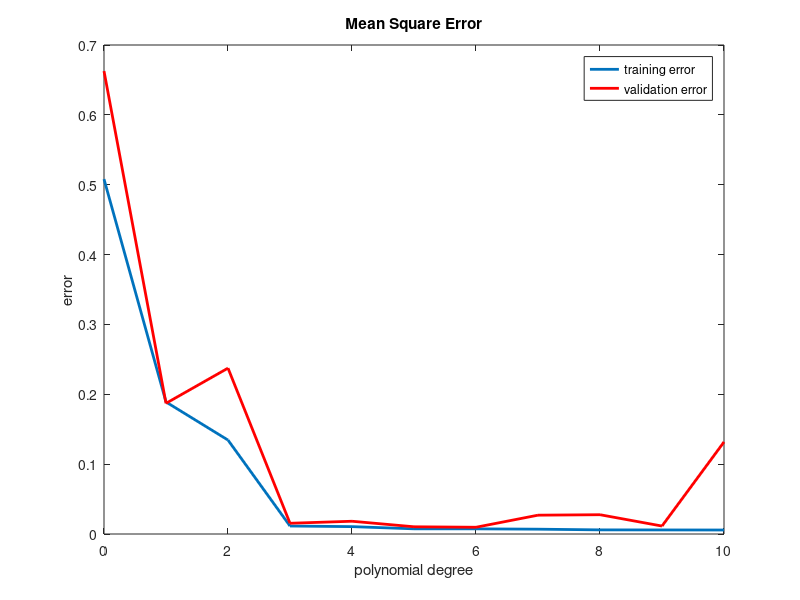
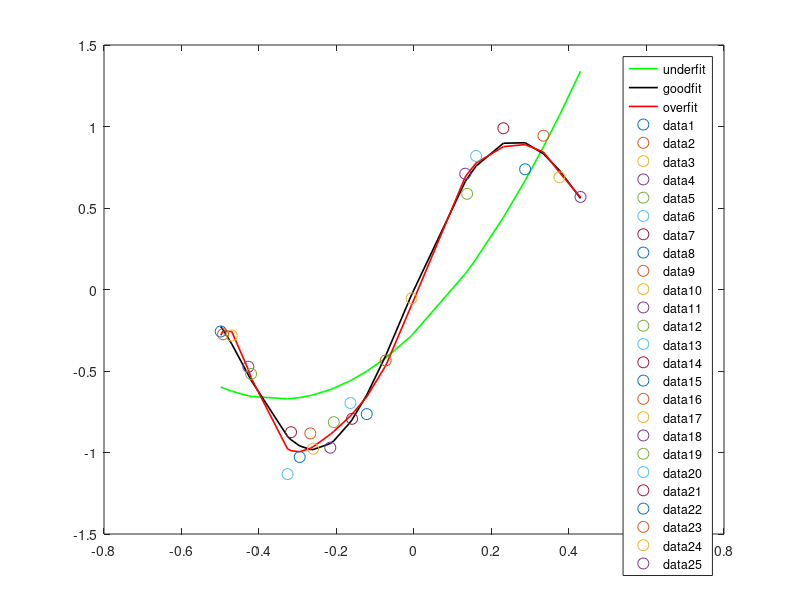

Here is the MATLAB script that generated these plots, in order:
%Parametric Regression
function parametric()

fileID1 = fopen('training.txt');
C1 = textscan(fileID1,'%f %f','Delimiter',' ');
fclose(fileID1);

fileID2 = fopen('validation.txt');
C2 = textscan(fileID2,'%f %f','Delimiter',' ');
fclose(fileID2);

%X_train is training data set. 1st column is x values, 
%2nd column is corresponding r values
X_train = zeros(25,2);
X_train(:,1) = C1{1};
X_train(:,2) = C1{2};

%Sorting to plot example polynomial fits easily
s = X_train(:,1);
r = X_train(:,2);
[s_sorted,sorted_index] = sort(s);
X_train(:,1) = s_sorted;
for i=1:25
    X_train(i,2) = r(sorted_index(i));
end

%X_val is validation data set. 1st column is x values, 
%2nd column is corresponding r values
X_val = zeros(25,2);
X_val(:,1) = C2{1};
X_val(:,2) = C2{2};

E_train = zeros(11,2);
E_val = zeros(11,2);
G_train = zeros(25,11);

for i=1:11
    D = zeros(25,i);
    for j=1:i
        D(:,j) = X_train(:,1).^(j-1);
    end
    w = inv(D'*D)*D'*X_train(:,2);
    tot_Error_train = 0;
    tot_Error_val = 0;
    for t=1:25
        g_train = 0;
        g_val = 0;
        for k=1:length(w)
            g_train = g_train + w(k)*(X_train(t,1)^(k-1));
            g_val = g_val + w(k)*(X_val(t,1)^(k-1));
        end
        G_train(t,i) = g_train;
        tot_Error_train = tot_Error_train + (X_train(t,2)-g_train)^2;
        tot_Error_val = tot_Error_val + (X_val(t,2)-g_val)^2;
    end
    Error_val = tot_Error_val/25; 
    E_val(i,1) = i-1;
    E_val(i,2) = Error_val;
    Error_train = tot_Error_train/25; 
    E_train(i,1) = i-1;
    E_train(i,2) = Error_train;
end

figure
plot(E_train(:,1),E_train(:,2),'LineWidth',2)
hold on
plot(E_val(:,1),E_val(:,2),'red','LineWidth',2)
title('Mean Square Error')
xlabel('polynomial degree')
ylabel('error')
legend('training error','validation error')

figure
plot(X_train(:,1),G_train(:,3),'green','LineWidth',1.2)
hold on
plot(X_train(:,1),G_train(:,7),'black','LineWidth',1.2)
hold on
plot(X_train(:,1),G_train(:,11),'red','LineWidth',1.2)
legend('underfit','goodfit','overfit')
hold on
for i=1:25
    plot(X_train(i,1),X_train(i,2),'o','MarkerSize',8)
    hold on
end

end